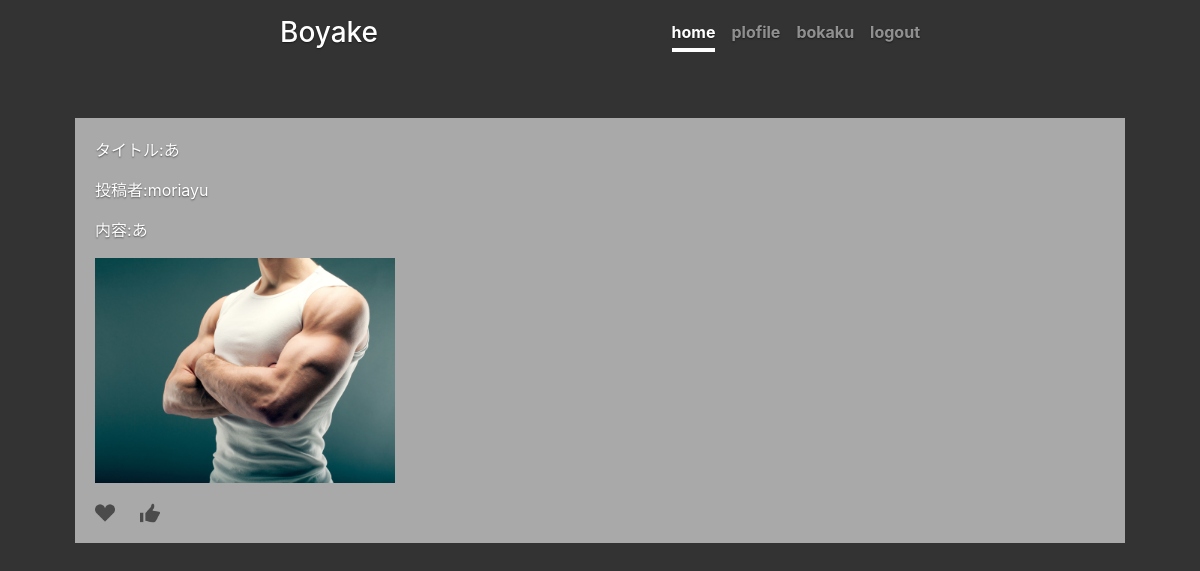
The page /detail/32 on the database its author committed.
### boardapp/models.py (models this page shows, shortened)
class BoardModel(models.Model):
    title = models.CharField(max_length=100)
    content = models.TextField()
    author = models.CharField(max_length=100)
    images = models.ImageField(upload_to='', null=True, blank=True)
    created_date = models.DateTimeField(default=timezone.now)
    published_date = models.DateTimeField(blank=True, null=True)
    good = models.IntegerField(null=True, blank=True, default=0)
    read = models.IntegerField(null=True, blank=True, default=0)
    readtext = models.CharField(max_length=100, null=True, blank=True, default='a')
    goodtext = models.CharField(max_length=100, null=True, blank=True, default='a')

### boardapp/views.py (the view)
# urls.py: path('detail/<int:pk>', detailfunc, name='detail'),
def detailfunc(request, pk):
    object = BoardModel.objects.get(pk=pk)
    return render(request, 'detail.html', {'object':object})

### templates/detail.html
{% extends 'base.html' %}
{% load static %}
{% block customcss %}
<link rel='stylesheet' type='text/css' href="{% static 'style3.css'%}">
{% endblock customcss %}
{% block header %}
<header style="margin-bottom: 0px;" class="masthead mb-auto cover-container d-flex w-100 h-100 p-3 mx-auto flex-column">
    <div class="inner">
        <h3 class="masthead-brand"><a style="color: white;" href="{% url 'home' %}">Boyake</a></h3>
        <nav class="nav nav-masthead justify-content-center">
        <a class="nav-link active" href="{% url 'home' %}">home</a>
        <a class="nav-link" href="{% url 'profile' %}">plofile</a>
        <a class="nav-link" href="{% url 'create' %}">bokaku</a>
        <a class="nav-link" href="{% url 'logout' %}">logout</a>
        </nav>
    </div>
</header>
{% endblock header %}
{% block content %}
<div style="margin-top: 50px;" class='container'>
    <div style="background-color : #a9a9a9; margin-bottom: 5px; padding: 20px;" class="container" role="alert">
        <p>タイトル:{{object.title}}</p>
        <p>投稿者:{{object.author}}</p>
        <p>内容:{{object.content}}</p>
        <p><img src="{{object.images.url}}" width=300></p>
        <a style="margin-right: 20px;" href="{% url 'good' object.pk %}" role="button" aria-pressed="true"><img style="background-color: #00000000; " src="{% static 'heart.png' %}" width="20" height="20"> {{item.good}}</a>
        <a href="{% url 'read' object.pk %}"  role="button" aria-pressed="true"><img style="background-color: #00000000; " src="{% static 'good.png' %}" width="20" height="20"> {{item.read}}</a>
    </div>
</div>
{% endblock content %}

### static/style3.css (style rules this page uses)
html, body { background-color: #333; }
body { color: #fff; text-shadow: 0 .05rem .1rem rgba(0, 0, 0, .5); background-size: cover; margin-left: 5%; margin-right: 5%; }
.cover-container { max-width: 42em; }
.masthead { margin-bottom: 0px; }
.nav-link:link { color: black; }
.masthead-brand { margin-bottom: 0; }
.nav-masthead .nav-link { padding: .25rem 0; font-weight: 700; color: rgba(255, 255, 255, .5); background-color: transparent; border-bottom: .25rem solid transparent; }
.nav-masthead .nav-link + .nav-link { margin-left: 1rem; }
.nav-masthead .active { color: #fff; border-bottom-color: #fff; }
@media (min-width: 48em) { .masthead-brand { float: left; } }
@media (min-width: 48em) { .nav-masthead { float: right; } }
.container { background-color: #333; }
.active { color: pink; }

### rows shown on the page
BoardModel: title "あ", author "moriayu", content "あ", images (picture)
